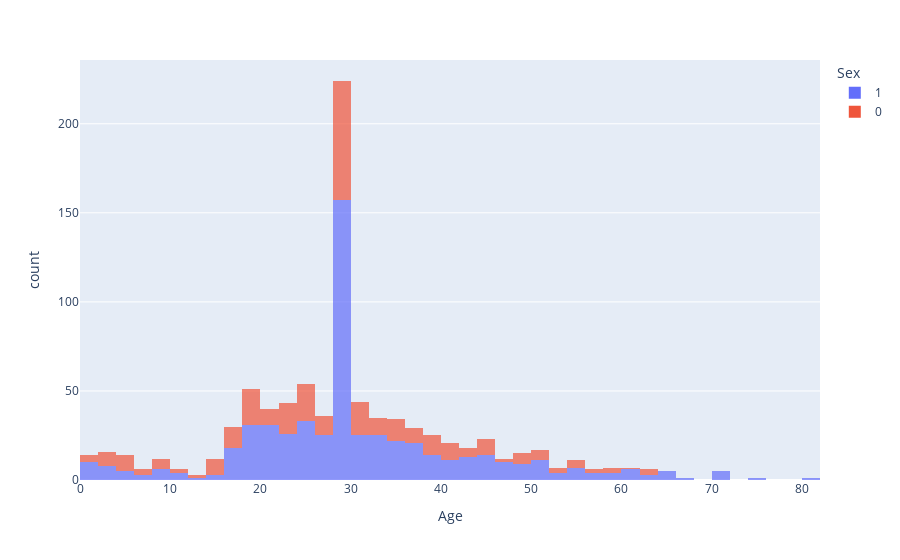

Notebook code cell kept with this figure:
### Code cell
# Age purely versus Gender
px.histogram(titanic,x = "Age", opacity = 0.7, color = "Sex")

### Figure 1 — Plotly figure (JSON) as saved in the notebook; plotly's stock layout.template omitted (floating-point values rounded to 4 significant figures; data arrays with more than 128 entries replaced by an {"elided": "..."} marker saying what was removed)
{"data": [{"alignmentgroup": "True", "bingroup": "x", "hovertemplate": "Sex=1<br>Age=%{x}<br>count=%{y}<extra></extra>", "legendgroup": "1", "marker": {"color": "#636efa", "opacity": 0.7}, "name": "1", "offsetgroup": "1", "orientation": "v", "showlegend": true, "type": "histogram", "x": {"elided": "577 mixed values"}, "xaxis": "x", "yaxis": "y"}, {"alignmentgroup": "True", "bingroup": "x", "hovertemplate": "Sex=0<br>Age=%{x}<br>count=%{y}<extra></extra>", "legendgroup": "0", "marker": {"color": "#EF553B", "opacity": 0.7}, "name": "0", "offsetgroup": "0", "orientation": "v", "showlegend": true, "type": "histogram", "x": {"elided": "314 mixed values"}, "xaxis": "x", "yaxis": "y"}], "layout": {"barmode": "relative", "legend": {"title": {"text": "Sex"}, "tracegroupgap": 0}, "margin": {"t": 60}, "xaxis": {"anchor": "y", "domain": [0, 1], "title": {"text": "Age"}}, "yaxis": {"anchor": "x", "domain": [0, 1], "title": {"text": "count"}}}}
